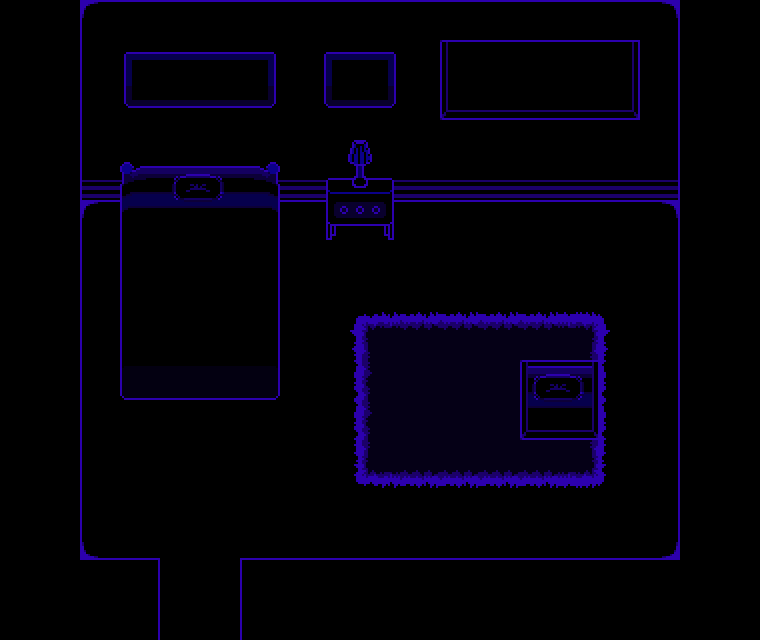

Tiled map render using the project's own tile images. Description and the whole map definition, tile-layer contents included, below:
An orthogonal 19x16 tile map with 40x40 px tiles, 3 tile layers (tiles, props, dogbed), 3 tilesets and 17 objects (2x interactable, transition, script, npc, spawn).

<map version="1.10" tiledversion="1.10.1" orientation="orthogonal" renderorder="right-down" width="19" height="16" tilewidth="40" tileheight="40" infinite="0" nextlayerid="28" nextobjectid="39">
 <editorsettings>
  <export target="data.lua" format="lua" />
 </editorsettings>
 <properties>
  <property name="music" value="dogcheck_anniversary" />
 </properties>
 <tileset firstgid="1" source="../../../../tilesets/devroom.tsx" />
 <tileset firstgid="73" source="../../../../tilesets/devhotelfurniture.tsx" />
 <tileset firstgid="161" source="../../../../tilesets/devroom-objects.tsx" />
 <objectgroup id="27" name="objects_bg" />
 <layer id="24" name="tiles" width="19" height="16" locked="1">
  <data encoding="csv">
8,8,1,2,2,2,2,2,2,2,2,2,2,2,2,2,3,8,8,
8,8,7,8,8,8,8,8,8,8,8,10,11,11,11,12,9,8,8,
8,8,7,8,8,8,8,8,8,8,8,16,17,17,17,18,9,8,8,
8,8,7,8,8,8,8,8,8,8,8,8,8,8,8,8,9,8,8,
8,8,4,5,5,5,5,5,5,5,5,5,5,5,5,5,6,8,8,
8,8,1,2,2,2,2,2,2,2,2,2,2,2,2,2,3,8,8,
8,8,7,8,8,8,8,8,8,8,8,8,8,8,8,8,9,8,8,
8,8,7,8,8,8,8,8,8,8,8,8,8,8,8,8,9,8,8,
8,8,7,8,8,8,8,8,8,8,8,8,8,8,8,8,9,8,8,
8,8,7,8,8,8,8,8,8,8,8,8,8,8,8,8,9,8,8,
8,8,7,8,8,8,8,8,8,8,8,8,8,8,8,8,9,8,8,
8,8,7,8,8,8,8,8,8,8,8,8,8,8,8,8,9,8,8,
8,8,7,8,8,8,8,8,8,8,8,8,8,8,8,8,9,8,8,
8,8,13,14,8,8,14,14,14,14,14,14,14,14,14,14,15,8,8,
8,8,8,9,8,8,7,8,8,8,8,8,8,8,8,8,8,8,8,
8,8,8,9,8,8,7,8,8,8,8,8,8,8,8,8,8,8,8
</data>
 </layer>
 <layer id="25" name="props" width="19" height="16">
  <data encoding="csv">
0,0,0,0,0,0,0,0,0,0,0,0,0,0,0,0,0,0,0,
0,0,0,80,81,82,83,0,80,83,0,0,0,0,0,0,0,0,0,
0,0,0,102,103,104,105,0,102,105,0,0,0,0,0,0,0,0,0,
0,0,0,0,0,0,0,0,78,79,0,0,0,0,0,0,0,0,0,
0,0,0,73,75,76,77,0,100,101,0,0,0,0,0,0,0,0,0,
0,0,0,95,97,98,99,0,122,123,0,0,0,0,0,0,0,0,0,
0,0,0,117,119,120,121,0,0,0,0,0,0,0,0,0,0,0,0,
0,0,0,117,118,119,121,0,37,38,39,39,39,39,40,41,0,0,0,
0,0,0,117,118,119,121,0,43,44,45,45,45,45,46,47,0,0,0,
0,0,0,139,140,141,143,0,49,50,51,51,51,75,76,53,0,0,0,
0,0,0,0,0,0,0,0,49,50,51,51,51,97,98,53,0,0,0,
0,0,0,0,0,0,0,0,55,56,57,57,57,57,58,59,0,0,0,
0,0,0,0,0,0,0,0,61,62,63,63,63,63,64,65,0,0,0,
0,0,0,0,0,0,0,0,0,0,0,0,0,0,0,0,0,0,0,
0,0,0,0,0,0,0,0,0,0,0,0,0,0,0,0,0,0,0,
0,0,0,0,0,0,0,0,0,0,0,0,0,0,0,0,0,0,0
</data>
 </layer>
 <layer id="26" name="dogbed" width="19" height="16">
  <data encoding="csv">
0,0,0,0,0,0,0,0,0,0,0,0,0,0,0,0,0,0,0,
0,0,0,0,0,0,0,0,0,0,0,0,0,0,0,0,0,0,0,
0,0,0,0,0,0,0,0,0,0,0,0,0,0,0,0,0,0,0,
0,0,0,0,0,0,0,0,0,0,0,0,0,0,0,0,0,0,0,
0,0,0,0,0,0,0,0,0,0,0,0,0,0,0,0,0,0,0,
0,0,0,0,0,0,0,0,0,0,0,0,0,0,0,0,0,0,0,
0,0,0,0,0,0,0,0,0,0,0,0,0,0,0,0,0,0,0,
0,0,0,0,0,0,0,0,0,0,0,0,0,0,0,0,0,0,0,
0,0,0,0,0,0,0,0,0,0,0,0,0,0,0,0,0,0,0,
0,0,0,0,0,0,0,0,0,0,0,0,0,10,12,0,0,0,0,
0,0,0,0,0,0,0,0,0,0,0,0,0,16,18,0,0,0,0,
0,0,0,0,0,0,0,0,0,0,0,0,0,0,0,0,0,0,0,
0,0,0,0,0,0,0,0,0,0,0,0,0,0,0,0,0,0,0,
0,0,0,0,0,0,0,0,0,0,0,0,0,0,0,0,0,0,0,
0,0,0,0,0,0,0,0,0,0,0,0,0,0,0,0,0,0,0,
0,0,0,0,0,0,0,0,0,0,0,0,0,0,0,0,0,0,0
</data>
 </layer>
 <objectgroup color="#0011ff" id="16" name="collision" tintcolor="#0020ff">
  <object id="6" x="320" y="560" width="360" height="40" />
  <object id="7" x="40" y="0" width="40" height="560" />
  <object id="8" x="680" y="0" width="40" height="560" />
  <object id="10" x="80" y="0" width="600" height="200" />
  <object id="26" x="320" y="138.872" width="80" height="101.128" />
  <object id="34" x="240" y="560" width="80" height="80" />
  <object id="35" x="80" y="560" width="80" height="80" />
  <object id="37" x="520" y="360" width="80" height="80" />
 </objectgroup>
 <objectgroup id="6" name="objects_props">
  <object id="5" gid="184" x="424.166" y="240" width="241.5" height="72.4501" />
 </objectgroup>
 <objectgroup id="17" name="objects_props2">
  <object id="17" gid="206" x="431.961" y="182.216" width="226.29" height="57.0646" />
  <object id="25" gid="184" x="117.058" y="400" width="165.884" height="49.7652" />
 </objectgroup>
 <objectgroup color="#e332ff" id="19" name="objects">
  <object id="19" name="interactable" x="424.166" y="160" width="240" height="80">
   <properties>
    <property name="solid" type="bool" value="true" />
    <property name="text1" value="* There are tiny plushie Addisons all lined up!" />
    <property name="text2" value="* ... Plus one puppet." />
    <property name="text3" value="* All ready to advertise in small qauntities!" />
   </properties>
  </object>
  <object id="23" name="transition" x="120" y="625" width="160" height="24.8685">
   <properties>
    <property name="map" value="devhotel/devhotel1" />
    <property name="marker" value="door_002" />
   </properties>
  </object>
  <object id="30" name="script" x="120" y="494.004" width="160" height="37.5286">
   <properties>
    <property name="cutscene" value="devhotel_room_002.entry" />
   </properties>
  </object>
  <object id="28" name="interactable" x="120" y="160" width="160" height="240">
   <properties>
    <property name="solid" type="bool" value="true" />
    <property name="text1" value="* It's a bed!" />
    <property name="text2" value="* It looks too big for a mouse..." />
   </properties>
  </object>
  <object id="36" name="npc" x="560" y="420">
   <properties>
    <property name="actor" value="corgi" />
    <property name="cutscene" value="devhotel_room_002.corgi" />
   </properties>
   <point />
  </object>
 </objectgroup>
 <objectgroup id="20" name="markers">
  <object id="24" name="spawn" x="200" y="528.28">
   <point />
  </object>
 </objectgroup>
</map>
